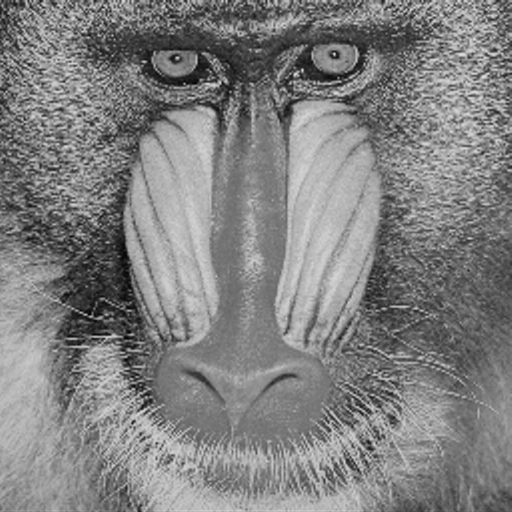
#> input picture mandril_gray.tif, 512 x 512 px
$ python histogramaAmpl.py
#> lines starting #> are read from the running program, lines starting #| are printed output that depends on the picture; long printed decimals are rounded
from traceback import print_tb
import numpy as np
import pennylane as qml
from PIL import Image
import tifffile as tiff
import matplotlib.pyplot as plt


# [50 lines left out: function compress_image_blocks, not called in this run]


def normalize_image(img):
    img = img.astype(np.float32)
    return img / 255.0

def pad_image(img, block_size):
    h, w = img.shape
    pad_h = (block_size - h % block_size) % block_size
    pad_w = (block_size - w % block_size) % block_size
    return np.pad(img, ((0, pad_h), (0, pad_w)), mode='constant')

def split_blocks(img, block_size):
    h, w = img.shape
    blocks = []
    for i in range(0, h, block_size):
        for j in range(0, w, block_size):
            blocks.append(img[i:i+block_size, j:j+block_size])
    return blocks

def block_intensity_and_weights(block):
    intensity = np.sum(block)
    if intensity == 0:
        weights = np.zeros_like(block)
    else:
        weights = block / intensity
    return intensity, weights

def intensity_histogram(intensities, B):
    intensities = np.array(intensities)
    max_I = intensities.max() if intensities.max() > 0 else 1.0
    bins = np.linspace(0, max_I, B + 1)
    hist = np.zeros(B, dtype=int)

    for I in intensities:
        idx = np.digitize(I, bins) - 1
        idx = min(idx, B - 1)
        hist[idx] += 1

    return hist, bins

# [8 lines left out: function amplitude_encode, not called in this run]


def histogram_quantum_state(encoded_hist):
    B = len(encoded_hist)
    n_qubits = int(np.ceil(np.log2(B)))
    dev = qml.device("default.qubit", wires=n_qubits)

    # [8 lines left out: function circuit, not called in this run]
        #return [qml.expval(qml.PauliZ(k)) for k in range(n_qubits)]

    return circuit()

def compressed_representation(hist_probs):
    return hist_probs


# [15 lines left out: function reconstruct_image, not called in this run]

def quantum_image_compression(img_path, block_size, B, compressed_size):

#> called with img_path = 'mandril_gray.tif', block_size = 32, B = 2, compressed_size = 2
    img = tiff.imread(img_path)
#> img is the input picture: shape (512, 512); min 0, max 226, mean 128.5

    # Eliminar dimensiones triviales
    img = np.squeeze(img)

    # Si tiene canales, colapsarlos
    if img.ndim == 3:
        img = img.mean(axis=2)

    assert img.ndim == 2, f"Imagen mal formada tras procesar, shape={img.shape}"

    if img.dtype != np.uint8:
        img = (img - img.min()) / (img.max() - img.min())
        img = (img * 255).astype(np.uint8)


    # Leer imagen
    #img = Image.open(img_path).convert("L")  # escala de grises
    #img = np.array(img)

    img_norm = normalize_image(img)
    img_pad = pad_image(img_norm, block_size)
    blocks = split_blocks(img_pad, block_size)
#> after the loop in split_blocks, `for i in range(0, h, block_size):`: blocks = 256 items
#> blocks = 256 items

    intensities = []
    weights_list = []

    for block in blocks:
        I, W = block_intensity_and_weights(block)
        intensities.append(I)
        weights_list.append(W)
#> this loop made 256 passes
#> (intensity in block_intensity_and_weights, I) on passes 1 to 3: (395, 395), (533.4, 533.4), (515.4, 515.4)
#> pass 1, in block_intensity_and_weights, `weights = block / intensity`:
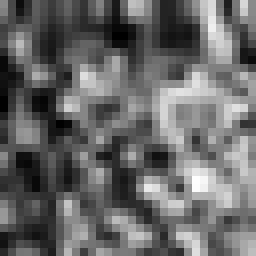
#> weights: shape (32, 32) float32 (shown 8 times larger); min 0.000238, max 0.00205, mean 0.000977; drawn with min black and max white
#> pass 2, in block_intensity_and_weights (call 2), `weights = block / intensity`:
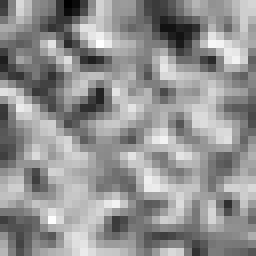
#> weights: shape (32, 32) float32 (shown 8 times larger); min 0.000198, max 0.00155, mean 0.000977; drawn with min black and max white
#> pass 3, in block_intensity_and_weights (call 3), `weights = block / intensity`:
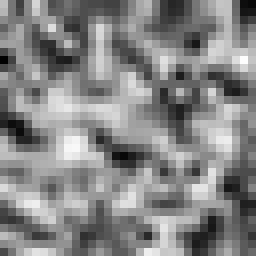
#> weights: shape (32, 32) float32 (shown 8 times larger); min 0.000243, max 0.00164, mean 0.000977; drawn with min black and max white
#> after the loop, intensities = 256 values, max 750.4 at index 89, min 204.9 at index 131, mean 515.9; weights_list = 256 items

    hist, bins = intensity_histogram(intensities, B)
#> in intensity_histogram, `max_I = intensities.max() if intensities.max() > 0 else 1.0`: max_I = 750.4
#> the loop in intensity_histogram, `for I in intensities:` made 256 passes
#> (I, idx) on passes 1 to 3: (395, 1), (533.4, 1), (515.4, 1)
#> after the loop in intensity_histogram, `for I in intensities:`: hist = [28, 228]
#> hist = [28, 228]; bins = [0, 375.2, 750.4]
    #encoded_hist = amplitude_encode(hist)
    encoded_hist = np.sqrt(hist / hist.sum())
#> encoded_hist = [0.331, 0.944]
    print("Histograma normalizado:", encoded_hist)
#| Histograma normalizado: [0.3307 0.9437 ]
    probs = histogram_quantum_state(encoded_hist)
#> in histogram_quantum_state, `B = len(encoded_hist)`: B = 2
#> in histogram_quantum_state, `n_qubits = int(np.ceil(np.log2(B)))`: n_qubits = 1
    print("Probabilidades desde estado cuántico:", probs)
    block_groups = [min(np.digitize(I, bins) - 1, B - 1) for I in intensities]

    # [10 lines of commented-out code are left out]
    probs_rescaled_blocks = np.zeros_like(probs)
    for b, g in enumerate(block_groups):
        probs_rescaled_blocks[g] = probs[g] * intensities[b]  # cada bloque ajusta su probabilidad a su intensidad


    recon = reconstruct_image(
        weights_list,
        block_groups,
        probs_rescaled_blocks,
        block_size,
        img_pad.shape
    )

    for b in range(B):
        idxs = [i for i, g in enumerate(block_groups) if g == b]
        if idxs:
            print(
                f"Bin {b}:",
                "count =", len(idxs),
                "mean I =", np.mean([intensities[i] for i in idxs]),
                "assigned =", probs[b]
            )


    compressed_img = compress_image_blocks(
        img_norm,         # imagen original normalizada
        block_size,
        block_size / compressed_size,  # factor 2 de compresión
        weights_list,
        probs_rescaled_blocks,
        block_groups
    )
    # 🔹 IMPORTANTE: devuelve ambas imágenes
    return img_norm, recon[:img.shape[0], :img.shape[1]], hist, compressed_img


if __name__ == "__main__":
#> (the run stopped early here; a loop or call above may not have finished)
